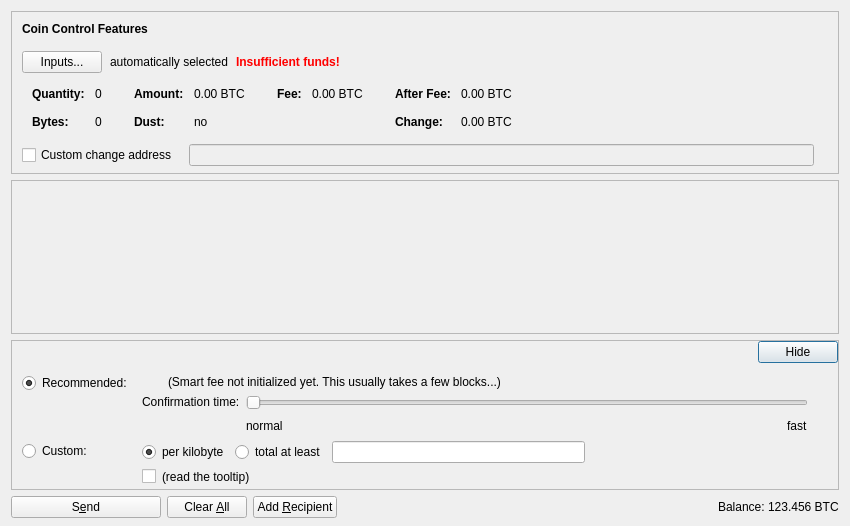
<?xml version="1.0" encoding="UTF-8"?>
<ui version="4.0">
 <class>SendCoinsDialog</class>
 <widget class="QDialog" name="SendCoinsDialog">
  <property name="geometry">
   <rect>
    <x>0</x>
    <y>0</y>
    <width>850</width>
    <height>526</height>
   </rect>
  </property>
  <property name="windowTitle">
   <string>Send Coins</string>
  </property>
  <layout class="QVBoxLayout" name="verticalLayout" stretch="0,1,0,0">
   <property name="bottomMargin">
    <number>8</number>
   </property>
   <item>
    <widget class="QFrame" name="frameCoinControl">
     <property name="sizePolicy">
      <sizepolicy hsizetype="Expanding" vsizetype="Expanding">
       <horstretch>0</horstretch>
       <verstretch>0</verstretch>
      </sizepolicy>
     </property>
     <property name="maximumSize">
      <size>
       <width>16777215</width>
       <height>16777215</height>
      </size>
     </property>
     <property name="frameShape">
      <enum>QFrame::StyledPanel</enum>
     </property>
     <property name="frameShadow">
      <enum>QFrame::Sunken</enum>
     </property>
     <layout class="QVBoxLayout" name="verticalLayoutCoinControl2">
      <property name="spacing">
       <number>0</number>
      </property>
      <property name="leftMargin">
       <number>0</number>
      </property>
      <property name="topMargin">
       <number>0</number>
      </property>
      <property name="rightMargin">
       <number>0</number>
      </property>
      <property name="bottomMargin">
       <number>6</number>
      </property>
      <item>
       <layout class="QVBoxLayout" name="verticalLayoutCoinControl" stretch="0,0,0,0,1">
        <property name="spacing">
         <number>0</number>
        </property>
        <property name="leftMargin">
         <number>10</number>
        </property>
        <property name="topMargin">
         <number>10</number>
        </property>
        <item>
         <layout class="QHBoxLayout" name="horizontalLayoutCoinControl1">
          <property name="bottomMargin">
           <number>15</number>
          </property>
          <item>
           <widget class="QLabel" name="labelCoinControlFeatures">
            <property name="sizePolicy">
             <sizepolicy hsizetype="Preferred" vsizetype="Maximum">
              <horstretch>0</horstretch>
              <verstretch>0</verstretch>
             </sizepolicy>
            </property>
            <property name="font">
             <font>
              <weight>75</weight>
              <bold>true</bold>
             </font>
            </property>
            <property name="styleSheet">
             <string notr="true">font-weight:bold;</string>
            </property>
            <property name="text">
             <string>Coin Control Features</string>
            </property>
           </widget>
          </item>
         </layout>
        </item>
        <item>
         <layout class="QHBoxLayout" name="horizontalLayoutCoinControl2" stretch="0,0,0,0">
          <property name="spacing">
           <number>8</number>
          </property>
          <property name="bottomMargin">
           <number>10</number>
          </property>
          <item>
           <widget class="QPushButton" name="pushButtonCoinControl">
            <property name="styleSheet">
             <string notr="true"/>
            </property>
            <property name="text">
             <string>Inputs...</string>
            </property>
            <property name="autoDefault">
             <bool>false</bool>
            </property>
           </widget>
          </item>
          <item>
           <widget class="QLabel" name="labelCoinControlAutomaticallySelected">
            <property name="text">
             <string>automatically selected</string>
            </property>
            <property name="margin">
             <number>5</number>
            </property>
           </widget>
          </item>
          <item>
           <widget class="QLabel" name="labelCoinControlInsuffFunds">
            <property name="font">
             <font>
              <weight>75</weight>
              <bold>true</bold>
             </font>
            </property>
            <property name="styleSheet">
             <string notr="true">color:red;font-weight:bold;</string>
            </property>
            <property name="text">
             <string>Insufficient funds!</string>
            </property>
            <property name="margin">
             <number>5</number>
            </property>
           </widget>
          </item>
          <item>
           <spacer name="horizontalSpacerCoinControl">
            <property name="orientation">
             <enum>Qt::Horizontal</enum>
            </property>
            <property name="sizeHint" stdset="0">
             <size>
              <width>40</width>
              <height>1</height>
             </size>
            </property>
           </spacer>
          </item>
         </layout>
        </item>
        <item>
         <widget class="QWidget" name="widgetCoinControl" native="true">
          <property name="sizePolicy">
           <sizepolicy hsizetype="Preferred" vsizetype="Preferred">
            <horstretch>0</horstretch>
            <verstretch>0</verstretch>
           </sizepolicy>
          </property>
          <property name="minimumSize">
           <size>
            <width>0</width>
            <height>0</height>
           </size>
          </property>
          <property name="styleSheet">
           <string notr="true"/>
          </property>
          <layout class="QHBoxLayout" name="horizontalLayoutCoinControl5">
           <property name="leftMargin">
            <number>0</number>
           </property>
           <property name="topMargin">
            <number>0</number>
           </property>
           <property name="rightMargin">
            <number>0</number>
           </property>
           <property name="bottomMargin">
            <number>0</number>
           </property>
           <item>
            <layout class="QHBoxLayout" name="horizontalLayoutCoinControl3" stretch="0,0,0,1">
             <property name="spacing">
              <number>20</number>
             </property>
             <property name="topMargin">
              <number>0</number>
             </property>
             <property name="bottomMargin">
              <number>10</number>
             </property>
             <item>
              <layout class="QFormLayout" name="formLayoutCoinControl1">
               <property name="horizontalSpacing">
                <number>10</number>
               </property>
               <property name="verticalSpacing">
                <number>14</number>
               </property>
               <property name="leftMargin">
                <number>10</number>
               </property>
               <property name="topMargin">
                <number>4</number>
               </property>
               <property name="rightMargin">
                <number>6</number>
               </property>
               <item row="0" column="0">
                <widget class="QLabel" name="labelCoinControlQuantityText">
                 <property name="font">
                  <font>
                   <weight>75</weight>
                   <bold>true</bold>
                  </font>
                 </property>
                 <property name="text">
                  <string>Quantity:</string>
                 </property>
                 <property name="margin">
                  <number>0</number>
                 </property>
                </widget>
               </item>
               <item row="0" column="1">
                <widget class="QLabel" name="labelCoinControlQuantity">
                 <property name="cursor">
                  <cursorShape>IBeamCursor</cursorShape>
                 </property>
                 <property name="contextMenuPolicy">
                  <enum>Qt::ActionsContextMenu</enum>
                 </property>
                 <property name="text">
                  <string notr="true">0</string>
                 </property>
                 <property name="margin">
                  <number>0</number>
                 </property>
                 <property name="textInteractionFlags">
                  <set>Qt::LinksAccessibleByMouse|Qt::TextSelectableByKeyboard|Qt::TextSelectableByMouse</set>
                 </property>
                </widget>
               </item>
               <item row="1" column="0">
                <widget class="QLabel" name="labelCoinControlBytesText">
                 <property name="font">
                  <font>
                   <weight>75</weight>
                   <bold>true</bold>
                  </font>
                 </property>
                 <property name="text">
                  <string>Bytes:</string>
                 </property>
                </widget>
               </item>
               <item row="1" column="1">
                <widget class="QLabel" name="labelCoinControlBytes">
                 <property name="cursor">
                  <cursorShape>IBeamCursor</cursorShape>
                 </property>
                 <property name="contextMenuPolicy">
                  <enum>Qt::ActionsContextMenu</enum>
                 </property>
                 <property name="text">
                  <string notr="true">0</string>
                 </property>
                 <property name="textInteractionFlags">
                  <set>Qt::LinksAccessibleByMouse|Qt::TextSelectableByKeyboard|Qt::TextSelectableByMouse</set>
                 </property>
                </widget>
               </item>
              </layout>
             </item>
             <item>
              <layout class="QFormLayout" name="formLayoutCoinControl2">
               <property name="horizontalSpacing">
                <number>10</number>
               </property>
               <property name="verticalSpacing">
                <number>14</number>
               </property>
               <property name="leftMargin">
                <number>6</number>
               </property>
               <property name="topMargin">
                <number>4</number>
               </property>
               <property name="rightMargin">
                <number>6</number>
               </property>
               <item row="0" column="0">
                <widget class="QLabel" name="labelCoinControlAmountText">
                 <property name="font">
                  <font>
                   <weight>75</weight>
                   <bold>true</bold>
                  </font>
                 </property>
                 <property name="text">
                  <string>Amount:</string>
                 </property>
                 <property name="margin">
                  <number>0</number>
                 </property>
                </widget>
               </item>
               <item row="0" column="1">
                <widget class="QLabel" name="labelCoinControlAmount">
                 <property name="cursor">
                  <cursorShape>IBeamCursor</cursorShape>
                 </property>
                 <property name="contextMenuPolicy">
                  <enum>Qt::ActionsContextMenu</enum>
                 </property>
                 <property name="text">
                  <string notr="true">0.00 BTC</string>
                 </property>
                 <property name="textInteractionFlags">
                  <set>Qt::LinksAccessibleByMouse|Qt::TextSelectableByKeyboard|Qt::TextSelectableByMouse</set>
                 </property>
                </widget>
               </item>
               <item row="1" column="0">
                <widget class="QLabel" name="labelCoinControlLowOutputText">
                 <property name="font">
                  <font>
                   <weight>75</weight>
                   <bold>true</bold>
                  </font>
                 </property>
                 <property name="text">
                  <string>Dust:</string>
                 </property>
                </widget>
               </item>
               <item row="1" column="1">
                <widget class="QLabel" name="labelCoinControlLowOutput">
                 <property name="cursor">
                  <cursorShape>IBeamCursor</cursorShape>
                 </property>
                 <property name="contextMenuPolicy">
                  <enum>Qt::ActionsContextMenu</enum>
                 </property>
                 <property name="text">
                  <string notr="true">no</string>
                 </property>
                 <property name="textInteractionFlags">
                  <set>Qt::LinksAccessibleByMouse|Qt::TextSelectableByKeyboard|Qt::TextSelectableByMouse</set>
                 </property>
                </widget>
               </item>
              </layout>
             </item>
             <item>
              <layout class="QFormLayout" name="formLayoutCoinControl3">
               <property name="horizontalSpacing">
                <number>10</number>
               </property>
               <property name="verticalSpacing">
                <number>14</number>
               </property>
               <property name="leftMargin">
                <number>6</number>
               </property>
               <property name="topMargin">
                <number>4</number>
               </property>
               <property name="rightMargin">
                <number>6</number>
               </property>
               <item row="0" column="0">
                <widget class="QLabel" name="labelCoinControlFeeText">
                 <property name="font">
                  <font>
                   <weight>75</weight>
                   <bold>true</bold>
                  </font>
                 </property>
                 <property name="text">
                  <string>Fee:</string>
                 </property>
                 <property name="margin">
                  <number>0</number>
                 </property>
                </widget>
               </item>
               <item row="0" column="1">
                <widget class="QLabel" name="labelCoinControlFee">
                 <property name="cursor">
                  <cursorShape>IBeamCursor</cursorShape>
                 </property>
                 <property name="contextMenuPolicy">
                  <enum>Qt::ActionsContextMenu</enum>
                 </property>
                 <property name="text">
                  <string notr="true">0.00 BTC</string>
                 </property>
                 <property name="textInteractionFlags">
                  <set>Qt::LinksAccessibleByMouse|Qt::TextSelectableByKeyboard|Qt::TextSelectableByMouse</set>
                 </property>
                </widget>
               </item>
             </layout>
             </item>
             <item>
              <layout class="QFormLayout" name="formLayoutCoinControl4">
               <property name="horizontalSpacing">
                <number>10</number>
               </property>
               <property name="verticalSpacing">
                <number>14</number>
               </property>
               <property name="leftMargin">
                <number>6</number>
               </property>
               <property name="topMargin">
                <number>4</number>
               </property>
               <property name="rightMargin">
                <number>6</number>
               </property>
               <item row="0" column="0">
                <widget class="QLabel" name="labelCoinControlAfterFeeText">
                 <property name="font">
                  <font>
                   <weight>75</weight>
                   <bold>true</bold>
                  </font>
                 </property>
                 <property name="text">
                  <string>After Fee:</string>
                 </property>
                 <property name="margin">
                  <number>0</number>
                 </property>
                </widget>
               </item>
               <item row="0" column="1">
                <widget class="QLabel" name="labelCoinControlAfterFee">
                 <property name="cursor">
                  <cursorShape>IBeamCursor</cursorShape>
                 </property>
                 <property name="contextMenuPolicy">
                  <enum>Qt::ActionsContextMenu</enum>
                 </property>
                 <property name="text">
                  <string notr="true">0.00 BTC</string>
                 </property>
                 <property name="textInteractionFlags">
                  <set>Qt::LinksAccessibleByMouse|Qt::TextSelectableByKeyboard|Qt::TextSelectableByMouse</set>
                 </property>
                </widget>
               </item>
               <item row="1" column="0">
                <widget class="QLabel" name="labelCoinControlChangeText">
                 <property name="font">
                  <font>
                   <weight>75</weight>
                   <bold>true</bold>
                  </font>
                 </property>
                 <property name="text">
                  <string>Change:</string>
                 </property>
                </widget>
               </item>
               <item row="1" column="1">
                <widget class="QLabel" name="labelCoinControlChange">
                 <property name="cursor">
                  <cursorShape>IBeamCursor</cursorShape>
                 </property>
                 <property name="contextMenuPolicy">
                  <enum>Qt::ActionsContextMenu</enum>
                 </property>
                 <property name="text">
                  <string notr="true">0.00 BTC</string>
                 </property>
                 <property name="textInteractionFlags">
                  <set>Qt::LinksAccessibleByMouse|Qt::TextSelectableByKeyboard|Qt::TextSelectableByMouse</set>
                 </property>
                </widget>
               </item>
              </layout>
             </item>
            </layout>
           </item>
          </layout>
         </widget>
        </item>
        <item>
         <layout class="QHBoxLayout" name="horizontalLayoutCoinControl4" stretch="0,0,0">
          <property name="spacing">
           <number>12</number>
          </property>
          <property name="sizeConstraint">
           <enum>QLayout::SetDefaultConstraint</enum>
          </property>
          <property name="topMargin">
           <number>5</number>
          </property>
          <property name="rightMargin">
           <number>5</number>
          </property>
          <item>
           <widget class="QCheckBox" name="checkBoxCoinControlChange">
            <property name="toolTip">
             <string>If this is activated, but the change address is empty or invalid, change will be sent to a newly generated address.</string>
            </property>
            <property name="text">
             <string>Custom change address</string>
            </property>
           </widget>
          </item>
          <item>
           <widget class="QValidatedLineEdit" name="lineEditCoinControlChange">
            <property name="enabled">
             <bool>false</bool>
            </property>
            <property name="sizePolicy">
             <sizepolicy hsizetype="Expanding" vsizetype="Fixed">
              <horstretch>0</horstretch>
              <verstretch>0</verstretch>
             </sizepolicy>
            </property>
           </widget>
          </item>
          <item>
           <widget class="QLabel" name="labelCoinControlChangeLabel">
            <property name="sizePolicy">
             <sizepolicy hsizetype="Preferred" vsizetype="Expanding">
              <horstretch>0</horstretch>
              <verstretch>0</verstretch>
             </sizepolicy>
            </property>
            <property name="minimumSize">
             <size>
              <width>0</width>
              <height>0</height>
             </size>
            </property>
            <property name="text">
             <string/>
            </property>
            <property name="margin">
             <number>3</number>
            </property>
           </widget>
          </item>
         </layout>
        </item>
        <item>
         <spacer name="verticalSpacerCoinControl">
          <property name="orientation">
           <enum>Qt::Vertical</enum>
          </property>
          <property name="sizeHint" stdset="0">
           <size>
            <width>800</width>
            <height>1</height>
           </size>
          </property>
         </spacer>
        </item>
       </layout>
      </item>
     </layout>
    </widget>
   </item>
   <item>
    <widget class="QScrollArea" name="scrollArea">
     <property name="widgetResizable">
      <bool>true</bool>
     </property>
     <widget class="QWidget" name="scrollAreaWidgetContents">
      <property name="geometry">
       <rect>
        <x>0</x>
        <y>0</y>
        <width>830</width>
        <height>104</height>
       </rect>
      </property>
      <layout class="QVBoxLayout" name="verticalLayout_2" stretch="0,1">
       <property name="leftMargin">
        <number>0</number>
       </property>
       <property name="topMargin">
        <number>0</number>
       </property>
       <property name="rightMargin">
        <number>0</number>
       </property>
       <property name="bottomMargin">
        <number>0</number>
       </property>
       <item>
        <layout class="QVBoxLayout" name="entries">
         <property name="spacing">
          <number>6</number>
         </property>
        </layout>
       </item>
       <item>
        <spacer name="verticalSpacer">
         <property name="orientation">
          <enum>Qt::Vertical</enum>
         </property>
         <property name="sizeHint" stdset="0">
          <size>
           <width>20</width>
           <height>40</height>
          </size>
         </property>
        </spacer>
       </item>
      </layout>
     </widget>
    </widget>
   </item>
   <item>
    <widget class="QFrame" name="frameFee">
     <property name="sizePolicy">
      <sizepolicy hsizetype="Expanding" vsizetype="Expanding">
       <horstretch>0</horstretch>
       <verstretch>0</verstretch>
      </sizepolicy>
     </property>
     <property name="maximumSize">
      <size>
       <width>16777215</width>
       <height>16777215</height>
      </size>
     </property>
     <property name="frameShape">
      <enum>QFrame::StyledPanel</enum>
     </property>
     <property name="frameShadow">
      <enum>QFrame::Sunken</enum>
     </property>
     <layout class="QVBoxLayout" name="verticalLayoutFee1">
      <property name="spacing">
       <number>0</number>
      </property>
      <property name="leftMargin">
       <number>0</number>
      </property>
      <property name="topMargin">
       <number>0</number>
      </property>
      <property name="rightMargin">
       <number>0</number>
      </property>
      <property name="bottomMargin">
       <number>0</number>
      </property>
      <item>
       <layout class="QVBoxLayout" name="verticalLayoutFee2" stretch="0,0,0">
        <property name="spacing">
         <number>0</number>
        </property>
        <property name="leftMargin">
         <number>10</number>
        </property>
        <property name="topMargin">
         <number>0</number>
        </property>
        <item>
         <layout class="QHBoxLayout" name="horizontalLayoutFee1">
          <property name="bottomMargin">
           <number>0</number>
          </property>
          <item>
           <layout class="QVBoxLayout" name="verticalLayoutFee7">
            <property name="spacing">
             <number>0</number>
            </property>
            <item>
             <spacer name="verticalSpacerSmartFee">
              <property name="orientation">
               <enum>Qt::Vertical</enum>
              </property>
              <property name="sizeType">
               <enum>QSizePolicy::Fixed</enum>
              </property>
              <property name="sizeHint" stdset="0">
               <size>
                <width>1</width>
                <height>4</height>
               </size>
              </property>
             </spacer>
            </item>
            <item>
             <spacer name="verticalSpacer_5">
              <property name="orientation">
               <enum>Qt::Vertical</enum>
              </property>
              <property name="sizeHint" stdset="0">
               <size>
                <width>1</width>
                <height>1</height>
               </size>
              </property>
             </spacer>
            </item>
           </layout>
          </item>
          <item>
           <spacer name="horizontalSpacer_4">
            <property name="orientation">
             <enum>Qt::Horizontal</enum>
            </property>
            <property name="sizeHint" stdset="0">
             <size>
              <width>40</width>
              <height>20</height>
             </size>
            </property>
           </spacer>
          </item>
          <item>
           <widget class="QPushButton" name="buttonMinimizeFee">
            <property name="toolTip">
             <string>collapse fee-settings</string>
            </property>
            <property name="text">
             <string>Hide</string>
            </property>
           </widget>
          </item>
         </layout>
        </item>
        <item>
         <widget class="QFrame" name="frameFeeSelection">
          <layout class="QVBoxLayout" name="verticalLayoutFee12">
           <property name="spacing">
            <number>0</number>
           </property>
           <property name="leftMargin">
            <number>0</number>
           </property>
           <property name="topMargin">
            <number>0</number>
           </property>
           <property name="rightMargin">
            <number>0</number>
           </property>
           <property name="bottomMargin">
            <number>0</number>
           </property>
           <item>
            <layout class="QGridLayout" name="gridLayoutFee">
             <property name="topMargin">
              <number>10</number>
             </property>
             <property name="bottomMargin">
              <number>4</number>
             </property>
             <property name="horizontalSpacing">
              <number>10</number>
             </property>
             <property name="verticalSpacing">
              <number>4</number>
             </property>
             <item row="1" column="1">
              <layout class="QVBoxLayout" name="verticalLayoutFee8">
               <property name="spacing">
                <number>6</number>
               </property>
               <item>
                <layout class="QHBoxLayout" name="horizontalLayoutFee13">
                 <item>
                  <widget class="QRadioButton" name="radioCustomPerKilobyte">
                   <property name="toolTip">
                    <string>If the custom fee is set to 1000 satoshis and the transaction is only 250 bytes, then &quot;per kilobyte&quot; only pays 250 satoshis in fee, while &quot;total at least&quot; pays 1000 satoshis. For transactions bigger than a kilobyte both pay by kilobyte.</string>
                   </property>
                   <property name="text">
                    <string>per kilobyte</string>
                   </property>
                   <property name="checked">
                    <bool>true</bool>
                   </property>
                   <attribute name="buttonGroup">
                    <string notr="true">groupCustomFee</string>
                   </attribute>
                  </widget>
                 </item>
                 <item>
                  <widget class="QRadioButton" name="radioCustomAtLeast">
                   <property name="toolTip">
                    <string>If the custom fee is set to 1000 satoshis and the transaction is only 250 bytes, then &quot;per kilobyte&quot; only pays 250 satoshis in fee, while &quot;total at least&quot; pays 1000 satoshis. For transactions bigger than a kilobyte both pay by kilobyte.</string>
                   </property>
                   <property name="text">
                    <string>total at least</string>
                   </property>
                   <attribute name="buttonGroup">
                    <string notr="true">groupCustomFee</string>
                   </attribute>
                  </widget>
                 </item>
                 <item>
                  <widget class="BitcoinAmountField" name="customFee"/>
                 </item>
                 <item>
                  <spacer name="horizontalSpacer_6">
                   <property name="orientation">
                    <enum>Qt::Horizontal</enum>
                   </property>
                   <property name="sizeHint" stdset="0">
                    <size>
                     <width>1</width>
                     <height>1</height>
                    </size>
                   </property>
                  </spacer>
                 </item>
                </layout>
               </item>
               <item>
                <layout class="QHBoxLayout" name="horizontalLayoutFee8">
                 <item>
                  <widget class="QCheckBox" name="checkBoxMinimumFee">
                   <property name="toolTip">
                    <string>Paying only the minimum fee is just fine as long as there is less transaction volume than space in the blocks. But be aware that this can end up in a never confirming transaction once there is more demand for bether transactions than the network can process.</string>
                   </property>
                   <property name="text">
                    <string/>
                   </property>
                  </widget>
                 </item>
                 <item>
                  <widget class="QLabel" name="labelMinFeeWarning">
                   <property name="enabled">
                    <bool>true</bool>
                   </property>
                   <property name="toolTip">
                    <string>Paying only the minimum fee is just fine as long as there is less transaction volume than space in the blocks. But be aware that this can end up in a never confirming transaction once there is more demand for bether transactions than the network can process.</string>
                   </property>
                   <property name="text">
                    <string>(read the tooltip)</string>
                   </property>
                   <property name="margin">
                    <number>5</number>
                   </property>
                  </widget>
                 </item>
                 <item>
                  <spacer name="horizontalSpacer_2">
                   <property name="orientation">
                    <enum>Qt::Horizontal</enum>
                   </property>
                   <property name="sizeHint" stdset="0">
                    <size>
                     <width>1</width>
                     <height>1</height>
                    </size>
                   </property>
                  </spacer>
                 </item>
                </layout>
               </item>
              </layout>
             </item>
             <item row="0" column="0">
              <layout class="QVBoxLayout" name="verticalLayoutFee4" stretch="0,1">
               <item>
                <widget class="QRadioButton" name="radioSmartFee">
                 <property name="text">
                  <string>Recommended:</string>
                 </property>
                 <property name="checked">
                  <bool>true</bool>
                 </property>
                 <attribute name="buttonGroup">
                  <string notr="true">groupFee</string>
                 </attribute>
                </widget>
               </item>
               <item>
                <spacer name="verticalSpacer_2">
                 <property name="orientation">
                  <enum>Qt::Vertical</enum>
                 </property>
                 <property name="sizeHint" stdset="0">
                  <size>
                   <width>1</width>
                   <height>1</height>
                  </size>
                 </property>
                </spacer>
               </item>
              </layout>
             </item>
             <item row="1" column="0">
              <layout class="QVBoxLayout" name="verticalLayoutFee9" stretch="0,1">
               <item>
                <widget class="QRadioButton" name="radioCustomFee">
                 <property name="text">
                  <string>Custom:</string>
                 </property>
                 <attribute name="buttonGroup">
                  <string notr="true">groupFee</string>
                 </attribute>
                </widget>
               </item>
               <item>
                <spacer name="verticalSpacer_6">
                 <property name="orientation">
                  <enum>Qt::Vertical</enum>
                 </property>
                 <property name="sizeHint" stdset="0">
                  <size>
                   <width>1</width>
                   <height>1</height>
                  </size>
                 </property>
                </spacer>
               </item>
              </layout>
             </item>
             <item row="0" column="1">
              <layout class="QVBoxLayout" name="verticalLayoutFee3" stretch="0,0,1">
               <property name="spacing">
                <number>6</number>
               </property>
               <property name="topMargin">
                <number>2</number>
               </property>
               <item>
                <layout class="QHBoxLayout" name="horizontalLayoutFee12">
                 <item>
                  <widget class="QLabel" name="labelSmartFee">
                   <property name="text">
                    <string/>
                   </property>
                   <property name="margin">
                    <number>2</number>
                   </property>
                  </widget>
                 </item>
                 <item>
                  <widget class="QLabel" name="labelFeeEstimation">
                   <property name="text">
                    <string/>
                   </property>
                  </widget>
                 </item>
                 <item>
                  <widget class="QLabel" name="labelSmartFee2">
                   <property name="text">
                    <string>(Smart fee not initialized yet. This usually takes a few blocks...)</string>
                   </property>
                   <property name="margin">
                    <number>2</number>
                   </property>
                  </widget>
                 </item>
                 <item>
                  <spacer name="horizontalSpacer_5">
                   <property name="orientation">
                    <enum>Qt::Horizontal</enum>
                   </property>
                   <property name="sizeHint" stdset="0">
                    <size>
                     <width>1</width>
                     <height>1</height>
                    </size>
                   </property>
                  </spacer>
                 </item>
                </layout>
               </item>
               <item>
                <layout class="QHBoxLayout" name="horizontalLayoutFee9">
                 <item>
                  <layout class="QVBoxLayout" name="verticalLayoutFee6">
                   <item>
                    <widget class="QLabel" name="labelSmartFee3">
                     <property name="text">
                      <string>Confirmation time:</string>
                     </property>
                     <property name="margin">
                      <number>2</number>
                     </property>
                    </widget>
                   </item>
                   <item>
                    <spacer name="verticalSpacer_3">
                     <property name="orientation">
                      <enum>Qt::Vertical</enum>
                     </property>
                     <property name="sizeHint" stdset="0">
                      <size>
                       <width>1</width>
                       <height>1</height>
                      </size>
                     </property>
                    </spacer>
                   </item>
                  </layout>
                 </item>
                 <item>
                  <layout class="QVBoxLayout" name="verticalLayoutFee5">
                   <property name="rightMargin">
                    <number>30</number>
                   </property>
                   <item>
                    <widget class="QSlider" name="sliderSmartFee">
                     <property name="minimum">
                      <number>0</number>
                     </property>
                     <property name="maximum">
                      <number>24</number>
                     </property>
                     <property name="pageStep">
                      <number>1</number>
                     </property>
                     <property name="value">
                      <number>0</number>
                     </property>
                     <property name="orientation">
                      <enum>Qt::Horizontal</enum>
                     </property>
                     <property name="invertedAppearance">
                      <bool>false</bool>
                     </property>
                     <property name="invertedControls">
                      <bool>false</bool>
                     </property>
                     <property name="tickPosition">
                      <enum>QSlider::NoTicks</enum>
                     </property>
                    </widget>
                   </item>
                   <item>
                    <layout class="QHBoxLayout" name="horizontalLayoutFee10">
                     <item>
                      <widget class="QLabel" name="labelSmartFeeNormal">
                       <property name="text">
                        <string>normal</string>
                       </property>
                      </widget>
                     </item>
                     <item>
                      <spacer name="horizontalSpacer_3">
                       <property name="orientation">
                        <enum>Qt::Horizontal</enum>
                       </property>
                       <property name="sizeHint" stdset="0">
                        <size>
                         <width>40</width>
                         <height>20</height>
                        </size>
                       </property>
                      </spacer>
                     </item>
                     <item>
                      <widget class="QLabel" name="labelSmartFeeFast">
                       <property name="text">
                        <string>fast</string>
                       </property>
                      </widget>
                     </item>
                    </layout>
                   </item>
                  </layout>
                 </item>
                </layout>
               </item>
               <item>
                <spacer name="verticalSpacer_4">
                 <property name="orientation">
                  <enum>Qt::Vertical</enum>
                 </property>
                 <property name="sizeHint" stdset="0">
                  <size>
                   <width>1</width>
                   <height>1</height>
                  </size>
                 </property>
                </spacer>
               </item>
              </layout>
             </item>
            </layout>
           </item>
          </layout>
         </widget>
        </item>
        <item>
         <spacer name="verticalSpacerFee">
          <property name="orientation">
           <enum>Qt::Vertical</enum>
          </property>
          <property name="sizeHint" stdset="0">
           <size>
            <width>800</width>
            <height>1</height>
           </size>
          </property>
         </spacer>
        </item>
       </layout>
      </item>
     </layout>
    </widget>
   </item>
   <item>
    <layout class="QHBoxLayout" name="horizontalLayout">
     <item>
      <widget class="QPushButton" name="sendButton">
       <property name="minimumSize">
        <size>
         <width>150</width>
         <height>0</height>
        </size>
       </property>
       <property name="toolTip">
        <string>Confirm the send action</string>
       </property>
       <property name="text">
        <string>S&amp;end</string>
       </property>
       <property name="icon">
        <iconset resource="../bitcoin.qrc">
         <normaloff>:/icons/send</normaloff>:/icons/send</iconset>
       </property>
       <property name="autoDefault">
        <bool>false</bool>
       </property>
       <property name="default">
        <bool>false</bool>
       </property>
      </widget>
     </item>
     <item>
      <widget class="QPushButton" name="clearButton">
       <property name="sizePolicy">
        <sizepolicy hsizetype="Minimum" vsizetype="Fixed">
         <horstretch>0</horstretch>
         <verstretch>0</verstretch>
        </sizepolicy>
       </property>
       <property name="toolTip">
        <string>Clear all fields of the form.</string>
       </property>
       <property name="text">
        <string>Clear &amp;All</string>
       </property>
       <property name="icon">
        <iconset resource="../bitcoin.qrc">
         <normaloff>:/icons/remove</normaloff>:/icons/remove</iconset>
       </property>
       <property name="autoDefault">
        <bool>false</bool>
       </property>
      </widget>
     </item>
     <item>
      <widget class="QPushButton" name="addButton">
       <property name="toolTip">
        <string>Send to multiple recipients at once</string>
       </property>
       <property name="text">
        <string>Add &amp;Recipient</string>
       </property>
       <property name="icon">
        <iconset resource="../bitcoin.qrc">
         <normaloff>:/icons/add</normaloff>:/icons/add</iconset>
       </property>
       <property name="autoDefault">
        <bool>false</bool>
       </property>
      </widget>
     </item>
     <item>
      <spacer name="horizontalSpacer">
       <property name="orientation">
        <enum>Qt::Horizontal</enum>
       </property>
       <property name="sizeHint" stdset="0">
        <size>
         <width>40</width>
         <height>20</height>
        </size>
       </property>
      </spacer>
     </item>
     <item>
      <layout class="QHBoxLayout" name="horizontalLayout_2">
       <property name="spacing">
        <number>3</number>
       </property>
       <item>
        <widget class="QLabel" name="label">
         <property name="sizePolicy">
          <sizepolicy hsizetype="Preferred" vsizetype="Fixed">
           <horstretch>0</horstretch>
           <verstretch>0</verstretch>
          </sizepolicy>
         </property>
         <property name="text">
          <string>Balance:</string>
         </property>
        </widget>
       </item>
       <item>
        <widget class="QLabel" name="labelBalance">
         <property name="sizePolicy">
          <sizepolicy hsizetype="Preferred" vsizetype="Fixed">
           <horstretch>0</horstretch>
           <verstretch>0</verstretch>
          </sizepolicy>
         </property>
         <property name="cursor">
          <cursorShape>IBeamCursor</cursorShape>
         </property>
         <property name="text">
          <string notr="true">123.456 BTC</string>
         </property>
         <property name="textInteractionFlags">
          <set>Qt::LinksAccessibleByMouse|Qt::TextSelectableByKeyboard|Qt::TextSelectableByMouse</set>
         </property>
        </widget>
       </item>
      </layout>
     </item>
    </layout>
   </item>
  </layout>
 </widget>
 <customwidgets>
  <customwidget>
   <class>QValidatedLineEdit</class>
   <extends>QLineEdit</extends>
   <header>qvalidatedlineedit.h</header>
  </customwidget>
  <customwidget>
   <class>BitcoinAmountField</class>
   <extends>QLineEdit</extends>
   <header>bitcoinamountfield.h</header>
   <container>1</container>
  </customwidget>
 </customwidgets>
 <resources>
  <include location="../bitcoin.qrc"/>
 </resources>
 <connections/>
 <buttongroups>
  <buttongroup name="groupFee"/>
  <buttongroup name="groupCustomFee"/>
 </buttongroups>
</ui>
